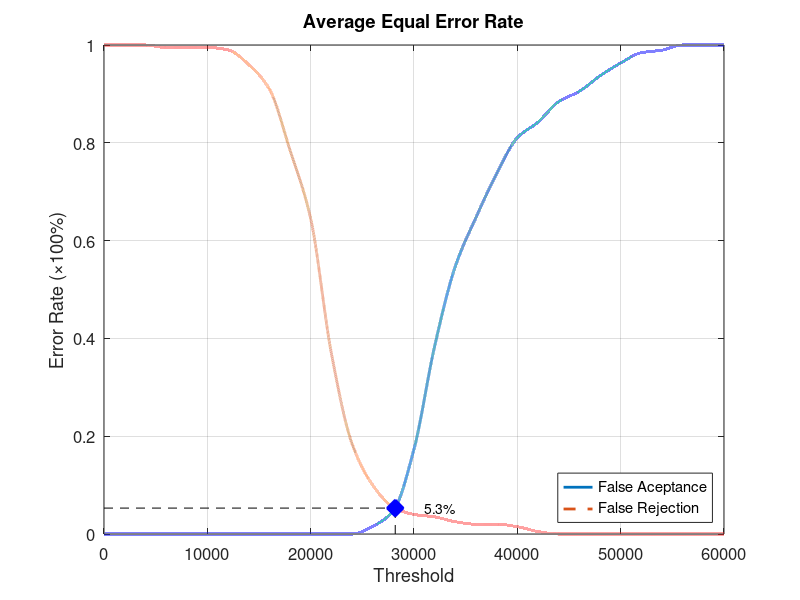
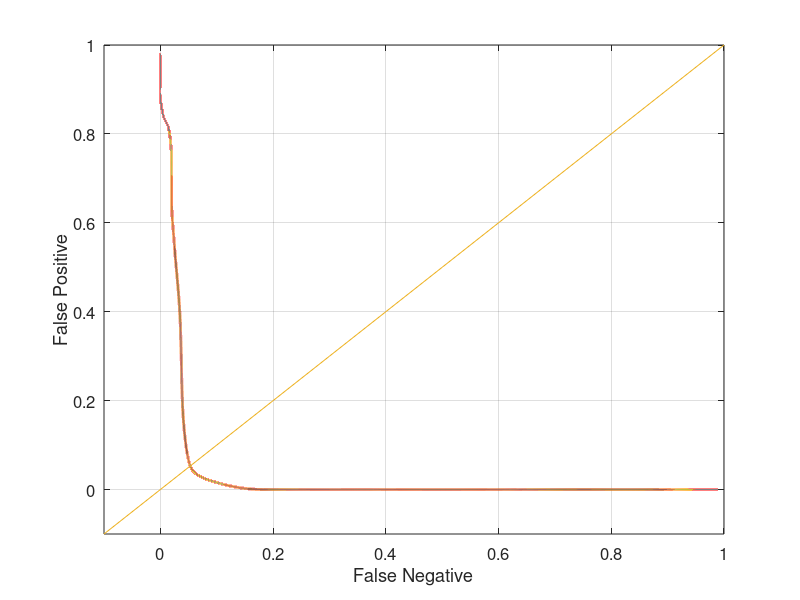

The MATLAB source for these figures, in order:
function yEER = Database3_3
close all;
clear;
clc;
x = 0:2000:60000;
xq = 0:0.5:60000;

y0 = [0 0 0 0 0 0 0 0 0 0 0 0 0 0.0157895 0.0473684 0.173684 0.384211 0.547368 0.647368 0.736842 0.810526 0.842105 0.884211 0.905263 0.936842 0.963158 0.984211 0.989474 1 1 1];
yy0 = interp1(x, y0, xq, 'pchip');
y1 = [1 1 1 0.995 0.995 0.995 0.99 0.96 0.91 0.785 0.645 0.37 0.185 0.1 0.055 0.04 0.035 0.025 0.02 0.02 0.015 0.005 0 0 0 0 0 0 0 0 0];
yy1 = interp1(x, y1, xq, 'pchip');

% Calculating EER: 
y2 = abs(y0 - y1);
find(y2 == min(y2))
yy2 = abs(yy0 - yy1);
xEER = find(yy2 == min(yy2));
xEERIndex = xq(xEER) % X-axis EER
yEER = yy0(xEER) % Y-axis EER

main = figure
plot(xq, yy0,'-','LineWidth', 2);	hold on
plot(xq, yy1,'--','LineWidth', 2);	hold on
plot([xEERIndex xEERIndex], [0 yEER], 'k--');	hold on
plot([0 xEERIndex], [yEER yEER], 'k--');	hold on
plot(xEERIndex, yEER, 'bx', 'LineWidth', 10);	hold on
text(xEERIndex + 10 * xEERIndex / 100, yEER, [num2str(round((10000 * yEER)) / 100) '%'])
legend('False Aceptance', 'False Rejection', 'Location', 'SouthEast')
xlabel('Threshold')
ylabel('Error Rate (\times100%)')
title('Average Equal Error Rate')
set(gca, 'FontSize', 12)
axis([0 60000 0 1])
grid on

print(main, 'Database3_3Main', '-dpng');
FNRxFPR = figure('Color', [1 1 1]);
plot(yy1, yy0, '-', yy1, yy0, 'LineWidth', 2);
hold on
y = -0.1:0.1:1
plot(y, y); 
set(gca, 'FontSize', 12)
xlabel('False Negative')
ylabel('False Positive')
axis([-0.1 1 -0.1 1])
set(gca, 'FontSize', 12)
grid on

print(FNRxFPR, 'Database3_3FNRxFPR','-dpng');
end
